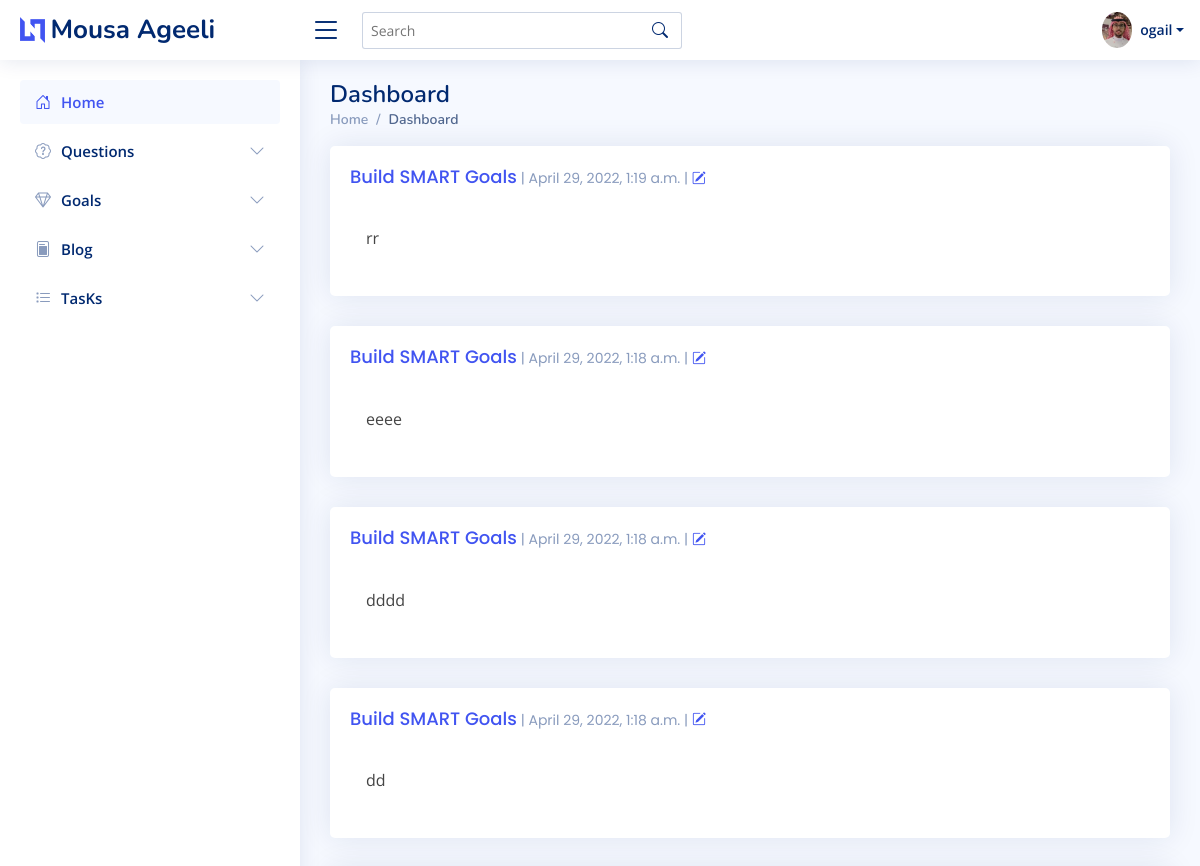
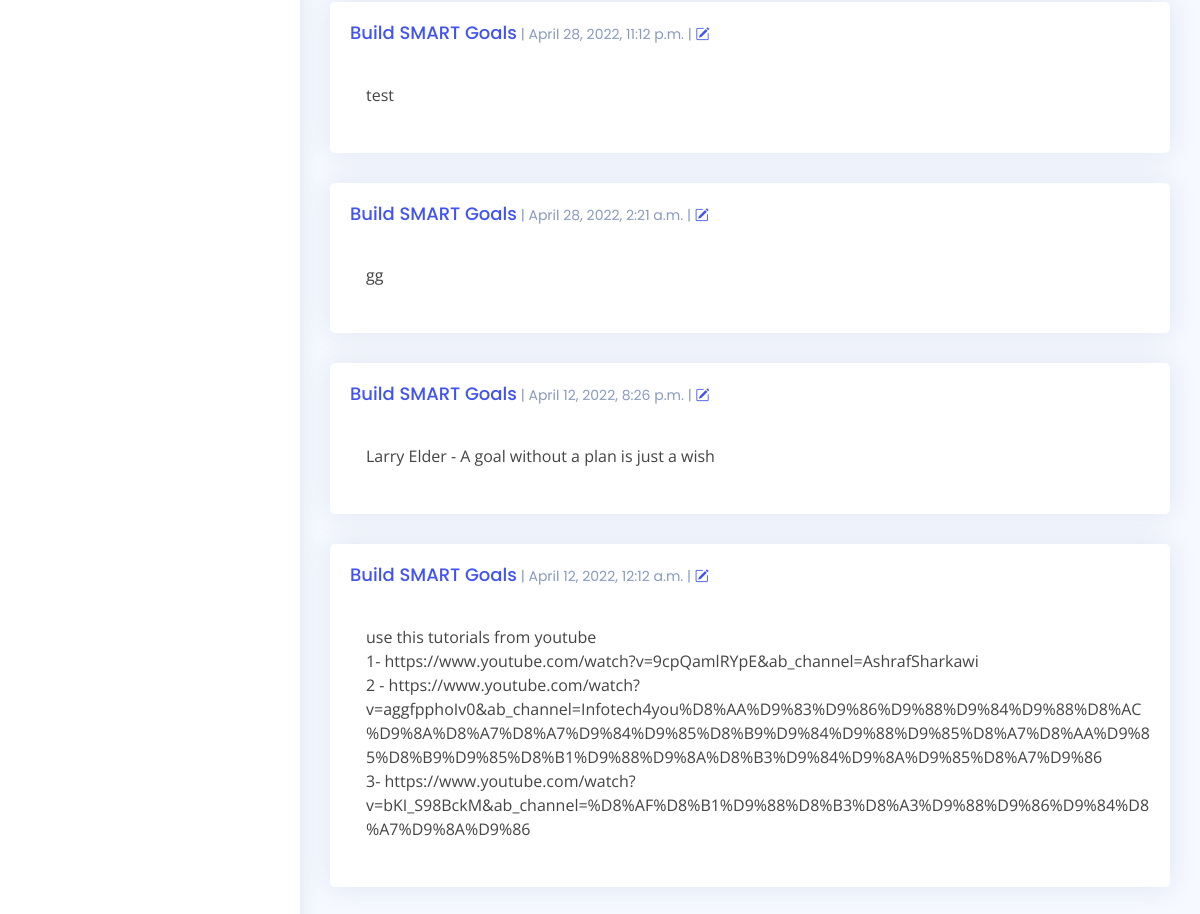
Screenshot of /journal/journal/ (signed in) with the database file from the repository (2 pictures, top to bottom).
### journal/models.py (models this page shows, shortened)
class Entry(models.Model):
    goal = models.ForeignKey(Goal, on_delete=models.CASCADE, null=True)
    progress = models.TextField()
    date_of_entry = models.DateTimeField(auto_now_add=True)
    class Meta:
        verbose_name_plural = 'Entries'
        ordering = ['-date_of_entry', ]

### goals/models.py (models this page shows, shortened)
class Goal(models.Model):
    user = models.ForeignKey(User, on_delete=models.CASCADE)
    goal = models.TextField()
    date_created = models.DateTimeField(auto_now=True)
    categories = models.ManyToManyField(Category, related_name='goals')
    actions = models.ManyToManyField('Action', related_name='goals')
    target_date = models.DateField(null=True, blank=True)
    goal_achieved = models.BooleanField(default=False)
    def __str__(self):
        return self.goal

### journal/views.py (the view)
@login_required
def goal_journal_view(request, goal_pk=None):
    all_entries = Entry.objects.filter(goal__user=request.user)
    if goal_pk:
        goal = Goal.objects.get(pk=goal_pk)
        all_entries = all_entries.filter(goal=goal)
    paginator = Paginator(all_entries, 10)
    page = request.GET.get('page')
    try:
        entries = paginator.page(page)
    except PageNotAnInteger:
        entries = paginator.page(1)
    except EmptyPage:
        entries = paginator.page(paginator.num_pages)
    context = {
        'entry_form': EntryForm(),
        'goals': Goal.objects.filter(user=request.user),
        'entries': entries,
    }
    return render(request, template_name='journal/goal_journal.html', context=context)

### journal/forms.py
class EntryForm(forms.ModelForm):
    class Meta:
        model = Entry
        fields = [
            'progress',
        ]

### templates/journal/goal_journal.html (shortened to what this page needs)
{% extends 'home.html' %}
{% load bootstrap5 %}
{% block content %}
<div class="col-lg-12">
    {% if entries %}
    {% for entry in entries %}
    <div class="card info-card">
        <div class="card-body">
        <h5 class="card-title"><a href="{% url 'goal_detail' entry.goal.id %}">{{ entry.goal }}</a><span> | {{ entry.date_of_entry }}</span><span> | <a href="{% url 'edit_entry' entry_pk=entry.pk %}"><i class="bi bi-pencil-square"></i></a></span></h5>
            <div class="d-flex align-items-center">
                <div class="ps-3">
                    <p> {{ entry.progress|safe|linebreaks }}</p>
                </div>
            </div>
        </div>
    </div>
    {% endfor %}
    {% endif %}
</div>
{% endblock content %}

### templates/navbar.html (shortened to what this page needs)
{% load static %}
<header id="header" class="header fixed-top d-flex align-items-center">
  <div class="d-flex align-items-center justify-content-between">
    <a href="/" class="logo d-flex align-items-center">
      <img src="{% static 'assets/img/logo.png' %}" alt="">
      <span class="d-none d-lg-block">Mousa Ageeli</span>
    </a>
    {% if user.is_authenticated %}
    <i class="bi bi-list toggle-sidebar-btn"></i>
    {% endif %}
  </div>
  {% if user.is_authenticated %}
  <div class="search-bar">
    <form class="search-form d-flex align-items-center" method="POST" action="#">
      <input type="text" name="query" placeholder="Search" title="Enter search keyword">
      <button type="submit" title="Search"><i class="bi bi-search"></i></button>
    </form>
  </div>
  {% endif %}
  <nav class="header-nav ms-auto">
    <ul class="d-flex align-items-center">
      <li class="nav-item dropdown pe-3">
        <a class="nav-link nav-profile d-flex align-items-center pe-0" href="#" data-bs-toggle="dropdown">
          {% if user.is_authenticated %}
          <img src="{% static 'assets/img/profile-img.jpg' %}" alt="Profile" class="rounded-circle">
          <span class="d-none d-md-block dropdown-toggle ps-2">{{ user.username }}</span>
        </a>
          {% endif %}
      </li>
    </ul>
  </nav>
</header>

### static/assets/css/style.css (style rules this page uses)
:root { scroll-behavior: smooth; }
body { font-family: "Open Sans", sans-serif; background: #f6f9ff; color: #444444; }
a { color: #4154f1; text-decoration: none; }
h1, h2, h3, h4, h5, h6 { font-family: "Nunito", sans-serif; }
.ps-3 { overflow:hidden; }
.card { margin-bottom: 30px; border: none; border-radius: 5px; box-shadow: 0px 0 30px rgba(1, 41, 112, 0.1); }
.card-title { padding: 20px 0 15px 0; font-size: 18px; font-weight: 500; color: #012970; font-family: "Poppins", sans-serif; }
.card-title span { color: #899bbd; font-size: 14px; font-weight: 400; }
.card-body { padding: 0 20px 20px 20px; }
.logo { line-height: 1; }
@media (min-width: 1200px) { .logo { width: 280px; } }
.logo img { max-height: 26px; margin-right: 6px; }
.logo span { font-size: 26px; font-weight: 700; color: #012970; font-family: "Nunito", sans-serif; }
.header { transition: all 0.5s; z-index: 997; height: 60px; box-shadow: 0px 2px 20px rgba(1, 41, 112, 0.1); background-color: #fff; padding-left: 20px; }
.header .toggle-sidebar-btn { font-size: 32px; padding-left: 10px; cursor: pointer; color: #012970; }
.header .search-bar { min-width: 360px; padding: 0 20px; }
.header .search-form { width: 100%; }
.header .search-form input { border: 0; font-size: 14px; color: #012970; border: 1px solid rgba(1, 41, 112, 0.2); padding: 7px 38px 7px 8px; border-radius: 3px; transition: 0.3s; width: 100%; }
.header .search-form button { border: 0; padding: 0; margin-left: -30px; background: none; }
.header .search-form button i { color: #012970; }
.header-nav ul { list-style: none; }
.header-nav > ul { margin: 0; padding: 0; }
.header-nav .nav-profile { color: #012970; }
.header-nav .nav-profile img { max-height: 36px; }
.header-nav .nav-profile span { font-size: 14px; font-weight: 600; }
.dashboard .info-card { padding-bottom: 10px; }

### rows the page displays
Entry: goal "Build SMART Goals", date_of_entry "April 29, 2022, 1:19 a.m.", progress "rr"
Entry: goal "Build SMART Goals", date_of_entry "April 29, 2022, 1:18 a.m.", progress "eeee"
Entry: goal "Build SMART Goals", date_of_entry "April 29, 2022, 1:18 a.m.", progress "dddd"
Entry: goal "Build SMART Goals", date_of_entry "April 29, 2022, 1:18 a.m.", progress "dd"
Entry: goal "Build SMART Goals", date_of_entry "April 28, 2022, 11:12 p.m.", progress "test"
Entry: goal "Build SMART Goals", date_of_entry "April 28, 2022, 2:21 a.m.", progress "gg"
Entry: goal "Build SMART Goals", date_of_entry "April 12, 2022, 8:26 p.m.", progress "Larry Elder - A goal without a plan is just a wish"
Entry: goal "Build SMART Goals", date_of_entry "April 12, 2022, 12:12 a.m.", progress "use this tutorials from youtube 1- https://www.youtube.com/watch?v=9cpQamlRYpE&ab_channel=AshrafSharkawi 2 - https://www.youtube.com/watch?v=aggfpphoIv0&ab_channel=Infotech4you%D8%AA%D9%83%D9%86%D9%88%D9%84%D9%88%D8%AC%D9%8A%D8%A7%D8%A7%D9%84%D9%85%D8%B9%D9%84%D9%88%D9%85%D8%A7%D8%AA%D9%85%D8%B9%D9%85%D8%B1%D9%88%D9%8A%D8%B3%D9%84%D9%8A%D9%85%D8%A7%D9%86 3- https://www.youtube.com/watch?v=bKI_S98BckM&ab_channel=%D8%AF%D8%B1%D9%88%D8%B3%D8%A3%D9%88%D9%86%D9%84%D8%A7%D9%8A%D9%86"

### other values shown
{{ user.username }} "ogail"
